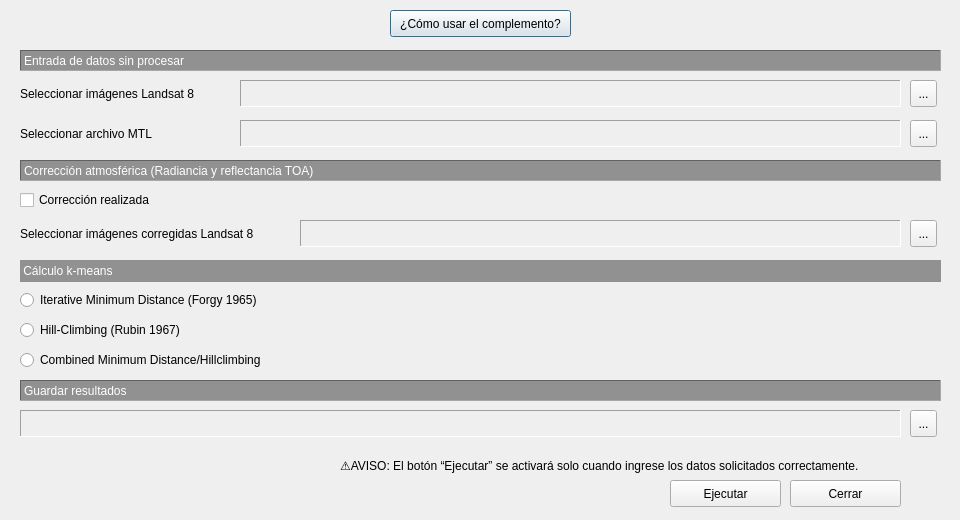
<?xml version="1.0" encoding="UTF-8"?>
<ui version="4.0">
 <class>IndiceNDWIDialogBase</class>
 <widget class="QDialog" name="IndiceNDWIDialogBase">
  <property name="enabled">
   <bool>true</bool>
  </property>
  <property name="geometry">
   <rect>
    <x>0</x>
    <y>0</y>
    <width>960</width>
    <height>520</height>
   </rect>
  </property>
  <property name="minimumSize">
   <size>
    <width>960</width>
    <height>520</height>
   </size>
  </property>
  <property name="maximumSize">
   <size>
    <width>960</width>
    <height>520</height>
   </size>
  </property>
  <property name="windowTitle">
   <string>K-L8Slice</string>
  </property>
  <widget class="QLabel" name="label_74">
   <property name="geometry">
    <rect>
     <x>20</x>
     <y>160</y>
     <width>921</width>
     <height>21</height>
    </rect>
   </property>
   <property name="sizePolicy">
    <sizepolicy hsizetype="Expanding" vsizetype="Preferred">
     <horstretch>0</horstretch>
     <verstretch>0</verstretch>
    </sizepolicy>
   </property>
   <property name="styleSheet">
    <string notr="true">background-color :#919191; color : white</string>
   </property>
   <property name="frameShape">
    <enum>QFrame::Panel</enum>
   </property>
   <property name="frameShadow">
    <enum>QFrame::Sunken</enum>
   </property>
   <property name="text">
    <string>Corrección atmosférica (Radiancia y reflectancia TOA)</string>
   </property>
  </widget>
  <widget class="QLabel" name="label_75">
   <property name="geometry">
    <rect>
     <x>20</x>
     <y>380</y>
     <width>921</width>
     <height>21</height>
    </rect>
   </property>
   <property name="sizePolicy">
    <sizepolicy hsizetype="Expanding" vsizetype="Preferred">
     <horstretch>0</horstretch>
     <verstretch>0</verstretch>
    </sizepolicy>
   </property>
   <property name="styleSheet">
    <string notr="true">background-color : #919191; color : white</string>
   </property>
   <property name="frameShape">
    <enum>QFrame::Panel</enum>
   </property>
   <property name="frameShadow">
    <enum>QFrame::Sunken</enum>
   </property>
   <property name="text">
    <string>Guardar resultados </string>
   </property>
  </widget>
  <widget class="QLabel" name="label_37">
   <property name="geometry">
    <rect>
     <x>20</x>
     <y>50</y>
     <width>921</width>
     <height>21</height>
    </rect>
   </property>
   <property name="sizePolicy">
    <sizepolicy hsizetype="Expanding" vsizetype="Preferred">
     <horstretch>0</horstretch>
     <verstretch>0</verstretch>
    </sizepolicy>
   </property>
   <property name="maximumSize">
    <size>
     <width>60000</width>
     <height>16777215</height>
    </size>
   </property>
   <property name="mouseTracking">
    <bool>false</bool>
   </property>
   <property name="styleSheet">
    <string notr="true">background-color : #919191; color : white</string>
   </property>
   <property name="frameShape">
    <enum>QFrame::Panel</enum>
   </property>
   <property name="frameShadow">
    <enum>QFrame::Sunken</enum>
   </property>
   <property name="text">
    <string>Entrada de datos sin procesar </string>
   </property>
  </widget>
  <widget class="QPushButton" name="btn_inst">
   <property name="geometry">
    <rect>
     <x>390</x>
     <y>10</y>
     <width>181</width>
     <height>27</height>
    </rect>
   </property>
   <property name="minimumSize">
    <size>
     <width>0</width>
     <height>27</height>
    </size>
   </property>
   <property name="maximumSize">
    <size>
     <width>16777215</width>
     <height>16777215</height>
    </size>
   </property>
   <property name="text">
    <string>¿Cómo usar el complemento?</string>
   </property>
  </widget>
  <widget class="QLabel" name="msj_MTL">
   <property name="geometry">
    <rect>
     <x>20</x>
     <y>120</y>
     <width>229</width>
     <height>27</height>
    </rect>
   </property>
   <property name="sizePolicy">
    <sizepolicy hsizetype="Minimum" vsizetype="Preferred">
     <horstretch>0</horstretch>
     <verstretch>0</verstretch>
    </sizepolicy>
   </property>
   <property name="minimumSize">
    <size>
     <width>229</width>
     <height>27</height>
    </size>
   </property>
   <property name="toolTip">
    <string>&lt;html&gt;&lt;head/&gt;&lt;body&gt;&lt;p&gt;Select MTL file (if not in Landsat directory)&lt;/p&gt;&lt;/body&gt;&lt;/html&gt;</string>
   </property>
   <property name="frameShadow">
    <enum>QFrame::Sunken</enum>
   </property>
   <property name="text">
    <string>Seleccionar archivo MTL</string>
   </property>
   <property name="alignment">
    <set>Qt::AlignLeading|Qt::AlignLeft|Qt::AlignVCenter</set>
   </property>
  </widget>
  <widget class="QLabel" name="cuadroMTL">
   <property name="geometry">
    <rect>
     <x>240</x>
     <y>120</y>
     <width>661</width>
     <height>27</height>
    </rect>
   </property>
   <property name="minimumSize">
    <size>
     <width>0</width>
     <height>27</height>
    </size>
   </property>
   <property name="frameShape">
    <enum>QFrame::Panel</enum>
   </property>
   <property name="frameShadow">
    <enum>QFrame::Sunken</enum>
   </property>
   <property name="text">
    <string/>
   </property>
  </widget>
  <widget class="QLabel" name="msj_TIF">
   <property name="geometry">
    <rect>
     <x>20</x>
     <y>80</y>
     <width>229</width>
     <height>27</height>
    </rect>
   </property>
   <property name="sizePolicy">
    <sizepolicy hsizetype="Minimum" vsizetype="Preferred">
     <horstretch>0</horstretch>
     <verstretch>0</verstretch>
    </sizepolicy>
   </property>
   <property name="minimumSize">
    <size>
     <width>229</width>
     <height>27</height>
    </size>
   </property>
   <property name="font">
    <font>
     <weight>50</weight>
     <bold>false</bold>
    </font>
   </property>
   <property name="frameShadow">
    <enum>QFrame::Sunken</enum>
   </property>
   <property name="text">
    <string>Seleccionar imágenes Landsat 8 </string>
   </property>
   <property name="alignment">
    <set>Qt::AlignLeading|Qt::AlignLeft|Qt::AlignVCenter</set>
   </property>
  </widget>
  <widget class="QLabel" name="cuadroTIF">
   <property name="enabled">
    <bool>true</bool>
   </property>
   <property name="geometry">
    <rect>
     <x>240</x>
     <y>80</y>
     <width>661</width>
     <height>27</height>
    </rect>
   </property>
   <property name="minimumSize">
    <size>
     <width>27</width>
     <height>27</height>
    </size>
   </property>
   <property name="frameShape">
    <enum>QFrame::Panel</enum>
   </property>
   <property name="frameShadow">
    <enum>QFrame::Sunken</enum>
   </property>
   <property name="text">
    <string/>
   </property>
  </widget>
  <widget class="QLabel" name="msj_CORR">
   <property name="geometry">
    <rect>
     <x>20</x>
     <y>220</y>
     <width>252</width>
     <height>27</height>
    </rect>
   </property>
   <property name="sizePolicy">
    <sizepolicy hsizetype="Minimum" vsizetype="Preferred">
     <horstretch>0</horstretch>
     <verstretch>0</verstretch>
    </sizepolicy>
   </property>
   <property name="minimumSize">
    <size>
     <width>229</width>
     <height>27</height>
    </size>
   </property>
   <property name="font">
    <font>
     <weight>50</weight>
     <bold>false</bold>
    </font>
   </property>
   <property name="frameShadow">
    <enum>QFrame::Sunken</enum>
   </property>
   <property name="text">
    <string>Seleccionar imágenes corregidas Landsat 8 </string>
   </property>
   <property name="alignment">
    <set>Qt::AlignLeading|Qt::AlignLeft|Qt::AlignVCenter</set>
   </property>
  </widget>
  <widget class="QLabel" name="cuadroBandasCorregidas">
   <property name="enabled">
    <bool>true</bool>
   </property>
   <property name="geometry">
    <rect>
     <x>300</x>
     <y>220</y>
     <width>601</width>
     <height>27</height>
    </rect>
   </property>
   <property name="minimumSize">
    <size>
     <width>0</width>
     <height>27</height>
    </size>
   </property>
   <property name="frameShape">
    <enum>QFrame::Panel</enum>
   </property>
   <property name="frameShadow">
    <enum>QFrame::Sunken</enum>
   </property>
   <property name="text">
    <string/>
   </property>
  </widget>
  <widget class="QLabel" name="cuadroGuardar">
   <property name="geometry">
    <rect>
     <x>20</x>
     <y>410</y>
     <width>881</width>
     <height>27</height>
    </rect>
   </property>
   <property name="minimumSize">
    <size>
     <width>0</width>
     <height>27</height>
    </size>
   </property>
   <property name="frameShape">
    <enum>QFrame::Panel</enum>
   </property>
   <property name="frameShadow">
    <enum>QFrame::Sunken</enum>
   </property>
   <property name="text">
    <string/>
   </property>
  </widget>
  <widget class="QPushButton" name="btn_ejecutar">
   <property name="geometry">
    <rect>
     <x>670</x>
     <y>480</y>
     <width>111</width>
     <height>27</height>
    </rect>
   </property>
   <property name="minimumSize">
    <size>
     <width>0</width>
     <height>27</height>
    </size>
   </property>
   <property name="text">
    <string>Ejecutar</string>
   </property>
  </widget>
  <widget class="QPushButton" name="btn_cerrar">
   <property name="geometry">
    <rect>
     <x>790</x>
     <y>480</y>
     <width>111</width>
     <height>27</height>
    </rect>
   </property>
   <property name="minimumSize">
    <size>
     <width>0</width>
     <height>27</height>
    </size>
   </property>
   <property name="text">
    <string>Cerrar</string>
   </property>
  </widget>
  <widget class="QLabel" name="aviso_ejecutar">
   <property name="geometry">
    <rect>
     <x>340</x>
     <y>450</y>
     <width>564</width>
     <height>31</height>
    </rect>
   </property>
   <property name="text">
    <string>⚠️AVISO: El botón “Ejecutar” se activará solo cuando ingrese los datos solicitados correctamente.</string>
   </property>
  </widget>
  <widget class="QLabel" name="label">
   <property name="geometry">
    <rect>
     <x>20</x>
     <y>260</y>
     <width>921</width>
     <height>22</height>
    </rect>
   </property>
   <property name="styleSheet">
    <string notr="true">background-color : #919191; color : white</string>
   </property>
   <property name="text">
    <string> Cálculo k-means </string>
   </property>
  </widget>
  <widget class="QRadioButton" name="btn_metodo_0">
   <property name="geometry">
    <rect>
     <x>20</x>
     <y>290</y>
     <width>261</width>
     <height>20</height>
    </rect>
   </property>
   <property name="text">
    <string>Iterative Minimum Distance (Forgy 1965)</string>
   </property>
  </widget>
  <widget class="QRadioButton" name="btn_metodo_1">
   <property name="geometry">
    <rect>
     <x>20</x>
     <y>320</y>
     <width>201</width>
     <height>20</height>
    </rect>
   </property>
   <property name="text">
    <string>Hill-Climbing (Rubin 1967)</string>
   </property>
  </widget>
  <widget class="QRadioButton" name="btn_metodo_2">
   <property name="geometry">
    <rect>
     <x>20</x>
     <y>350</y>
     <width>261</width>
     <height>20</height>
    </rect>
   </property>
   <property name="text">
    <string>Combined Minimum Distance/Hillclimbing</string>
   </property>
  </widget>
  <widget class="QCheckBox" name="btn_correccion">
   <property name="geometry">
    <rect>
     <x>20</x>
     <y>190</y>
     <width>141</width>
     <height>20</height>
    </rect>
   </property>
   <property name="text">
    <string>Corrección realizada </string>
   </property>
  </widget>
  <widget class="QToolButton" name="btn_abrirTIF">
   <property name="geometry">
    <rect>
     <x>910</x>
     <y>80</y>
     <width>27</width>
     <height>27</height>
    </rect>
   </property>
   <property name="minimumSize">
    <size>
     <width>0</width>
     <height>27</height>
    </size>
   </property>
   <property name="text">
    <string>...</string>
   </property>
   <property name="icon">
    <iconset>
     <normaloff>../../../../../../../../../OneDrive/Escritorio/PLUGINS/NDWI/2.0/indice_ndwi/assets/icons/imag_bruto.svg</normaloff>../../../../../../../../../OneDrive/Escritorio/PLUGINS/NDWI/2.0/indice_ndwi/assets/icons/imag_bruto.svg</iconset>
   </property>
  </widget>
  <widget class="QToolButton" name="btn_abrirMTL">
   <property name="geometry">
    <rect>
     <x>910</x>
     <y>120</y>
     <width>27</width>
     <height>27</height>
    </rect>
   </property>
   <property name="minimumSize">
    <size>
     <width>0</width>
     <height>27</height>
    </size>
   </property>
   <property name="text">
    <string>...</string>
   </property>
   <property name="icon">
    <iconset>
     <normaloff>../../../../../../../../../OneDrive/Escritorio/PLUGINS/NDWI/2.0/indice_ndwi/assets/icons/MTL.svg</normaloff>../../../../../../../../../OneDrive/Escritorio/PLUGINS/NDWI/2.0/indice_ndwi/assets/icons/MTL.svg</iconset>
   </property>
  </widget>
  <widget class="QToolButton" name="btn_guardar">
   <property name="geometry">
    <rect>
     <x>910</x>
     <y>410</y>
     <width>27</width>
     <height>27</height>
    </rect>
   </property>
   <property name="minimumSize">
    <size>
     <width>0</width>
     <height>27</height>
    </size>
   </property>
   <property name="text">
    <string>...</string>
   </property>
   <property name="icon">
    <iconset>
     <normaloff>../../../../../../../../../OneDrive/Escritorio/PLUGINS/NDWI/2.0/indice_ndwi/assets/icons/guardar.svg</normaloff>../../../../../../../../../OneDrive/Escritorio/PLUGINS/NDWI/2.0/indice_ndwi/assets/icons/guardar.svg</iconset>
   </property>
  </widget>
  <widget class="QToolButton" name="btn_abrirCORR">
   <property name="geometry">
    <rect>
     <x>910</x>
     <y>220</y>
     <width>27</width>
     <height>27</height>
    </rect>
   </property>
   <property name="minimumSize">
    <size>
     <width>0</width>
     <height>27</height>
    </size>
   </property>
   <property name="text">
    <string>...</string>
   </property>
   <property name="icon">
    <iconset>
     <normaloff>../../../../../../../../../OneDrive/Escritorio/PLUGINS/NDWI/2.0/indice_ndwi/assets/icons/imag_bruto.svg</normaloff>../../../../../../../../../OneDrive/Escritorio/PLUGINS/NDWI/2.0/indice_ndwi/assets/icons/imag_bruto.svg</iconset>
   </property>
  </widget>
 </widget>
 <resources/>
 <connections/>
</ui>
